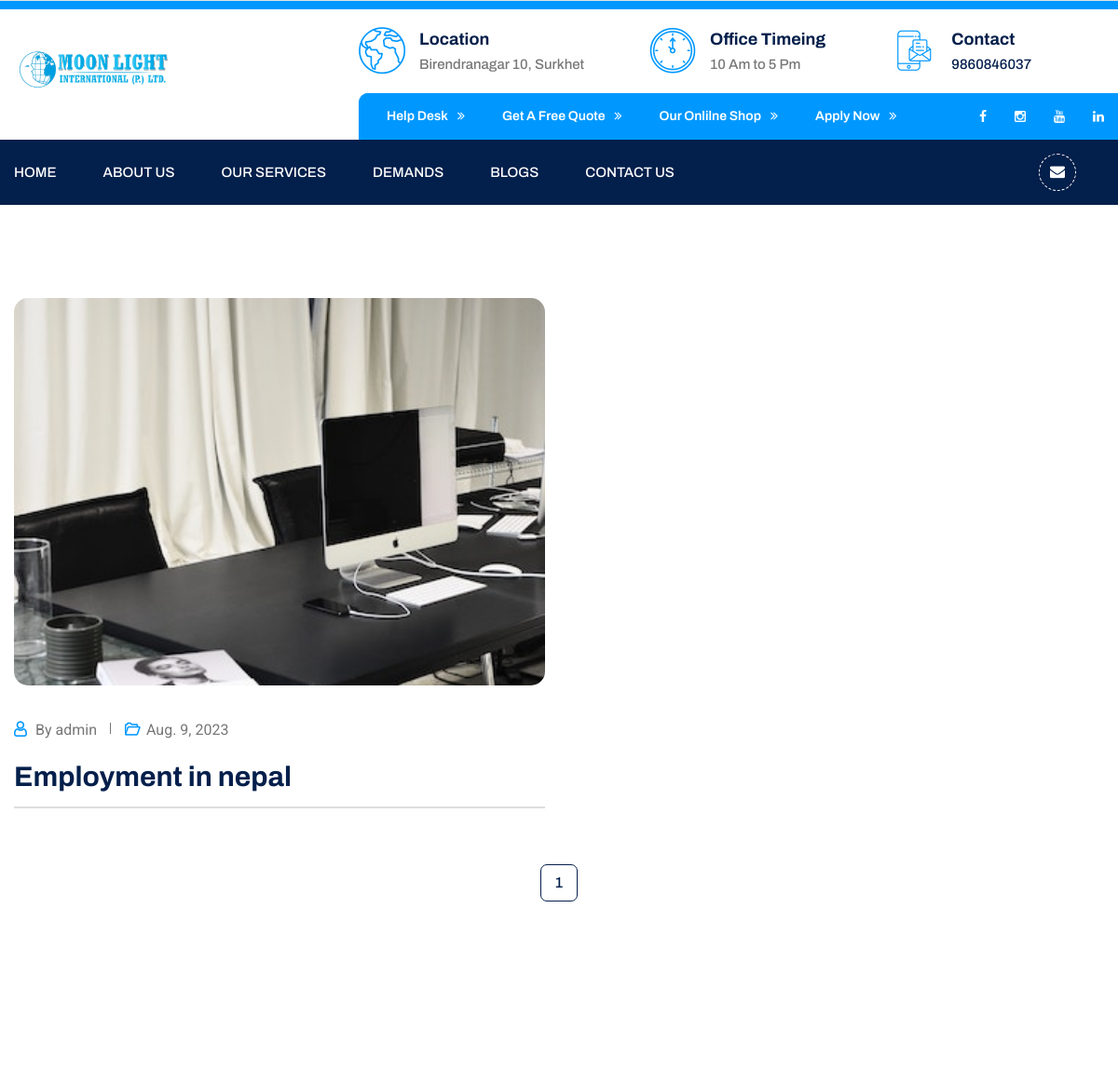
Before: /blogs (upper part) with the older database file.
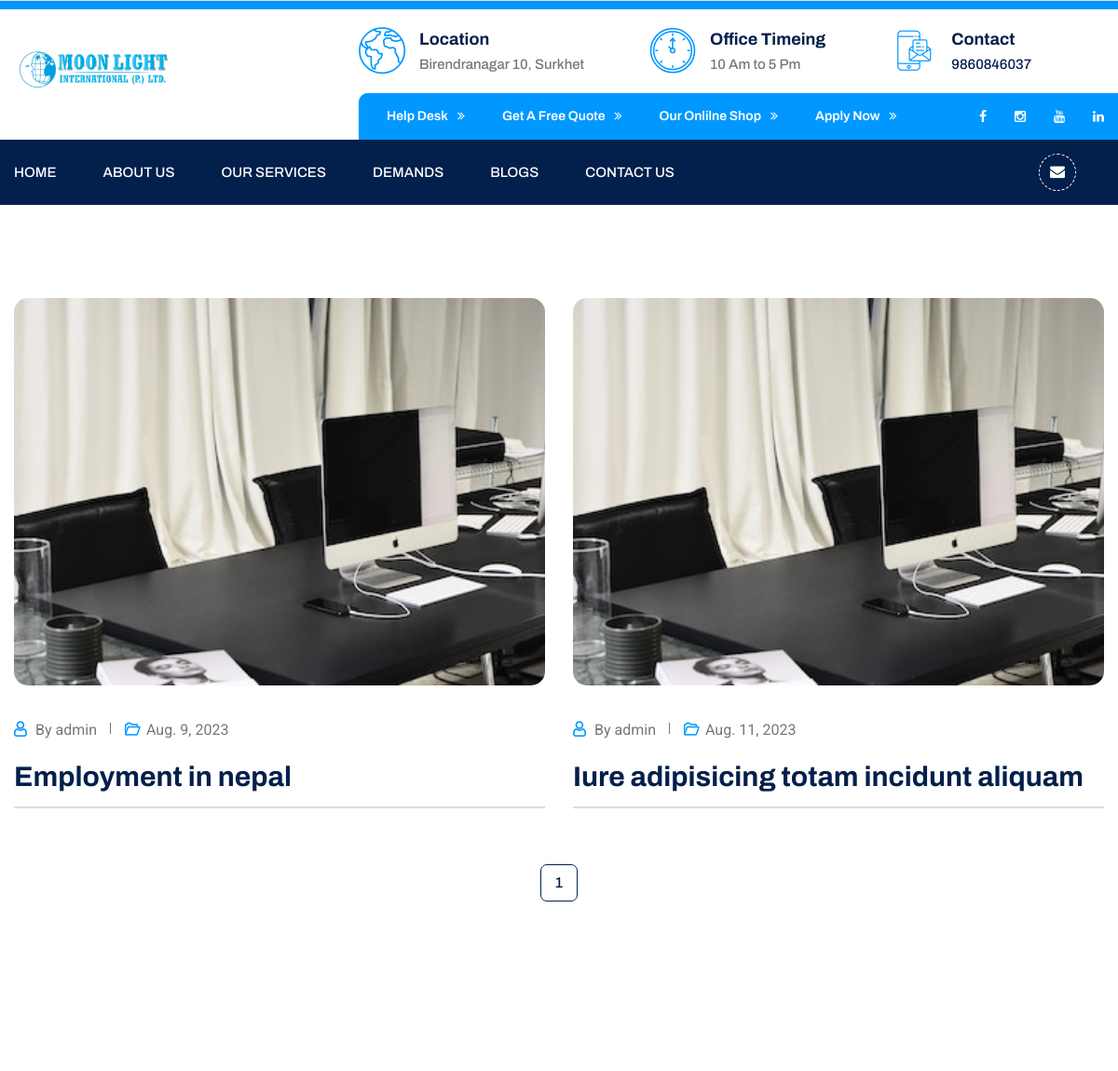
After: the same page with the newer database file.
### features/models.py (models this page shows, shortened)
class Blog(models.Model):
    title = models.CharField(max_length=200)
    blog = models.TextField()
    image = models.ImageField(upload_to="blogs_images/",verbose_name="Blog Image (370*270)")
    slug = AutoSlugField(populate_from='title', unique=True)
    created = models.DateField(auto_now_add=True)
    class Meta:
        verbose_name_plural = "05. Blogs"

### features/views.py (the view)
# urls.py: path("blogs", views.blogs, name="blogs"),
def blogs(request):
    blogs = Blog.objects.all()
    paginator = Paginator(blogs, 5)
    page_number = request.GET.get('page')
    blogs_page = paginator.get_page(page_number)
    services = Service.objects.all()
    context = {
        'blogs_page': blogs_page,
        'services': services
    }
    return render(request, 'blogs.html', context)

### features/context_processor.py (called while the page is built)
def custom_data(request):
    if CompanySetup.objects.all().exists():
        setup = CompanySetup.objects.all().order_by('-created')
        data = setup[0]
        return {'data': data}
    else:
        data=None
        return {'data': data}

### templates/blogs.html (shortened to what this page needs)
{% load static %}
{% include "header.html" %}
<section class="blog-area">
    <div class="container">
        <div class="row">
            <div class="col">
                <div class="row">
                    {% for blog in blogs_page %}
                    <div class="col-6">
                        <div class="blog-post">
                            <div class="single-blog-style1 style1instyle3 wow fadeInLeft" data-wow-delay="100ms" data-wow-duration="1500ms">
                                <div class="img-holder">
                                    <div class="inner">
                                        <img src="{{ blog.image.url }}" alt="Blog Image" >
                                    </div>
                                </div>
                                <div class="text-holder">
                                    <ul class="meta-info">
                                        <li><span class="flaticon-user thm-clr"></span><a href="#">By admin</a></li>
                                        <li><span class="flaticon-open-archive thm-clr"></span><a href="#">{{blog.created}}</a></li>
                                    </ul>
                                    <h3><a href="{% url 'blog_details' slug=blog.slug %}">{{blog.title}}</a></h3>
                                </div>
                            </div>
                        </div>
                    </div>
                    {% endfor %}
                </div>
                <div class="row">
                    <div class="col-xl-12">
                        <ul class="styled-pagination text-center clearfix">
                            {% for num in blogs_page.paginator.page_range %}
                                {% if blogs_page.number == num %}
                                    <li><a href="#" class="active">{{ num }}</a></li>
                                {% else %}
                                    <li><a href="?page={{ num }}">{{ num }}</a></li>
                                {% endif %}
                            {% endfor %}
                        </ul>
                    </div>
                </div>
            </div>
        </div>
    </div>
</section>
{% include "footer.html" %}

Changed rows visible on the page:
added Blog: image (picture), created "Aug. 11, 2023", title "Iure adipisicing totam incidunt aliquam"
